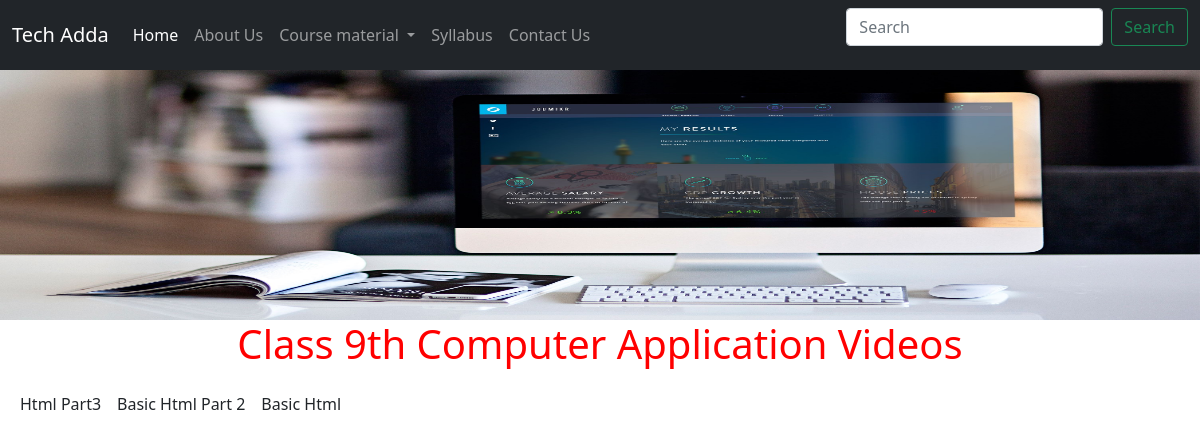
The page /videos/class9_video on the database its author committed.
### home/models.py (models this page shows, shortened)
class video(models.Model):
    title= models.CharField(max_length=100)
    added = models.DateTimeField(auto_now_add=True)
    url = EmbedVideoField()
    class Meta:
        ordering =['-added']

### home/views.py (the view)
# urls.py: path("videos/class9_video",views.class9_video, name='class9_video'),
def class9_video(request):
    videos=video.objects.all()
    return render(request,'videos/class9_video.html',context={'videos':videos} )

### templates/videos/class9_video.html (shortened to what this page needs)
{%extends 'base.html' %}
{%load embed_video_tags %}
{%block body %}
<div class="container-fluid px-0">
  <img src="/static/img/videos.jpg" class="d-block w-100" alt="book" height="250" >
</div>
<div class="container-fluid">
  <h1 class="mb-4"> Class 9th Computer Application Videos</h1>
  <div class="d-flex flex-wrap">
      {% for item in videos %}
      <div class="px-2 mb-5">
        <div class="d-flex justify-content-start">
          {{item.title}}
        </div>
      </div>
      {% endfor %}
   </div>
</div>
{%endblock body %}

### templates/videos/class9_video.html (style rules this page uses)
h1 { color:red; text-align: center; }

### rows shown on the page
video: title "Html Part3"
video: title "Basic Html Part 2"
video: title "Basic Html"
